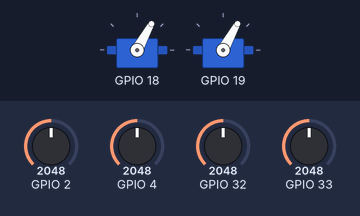
This sketch was run on a simulated ESP32. Parts: 2 × servo. Wiring (inferred from the names in the program): BH1750 light sensor at I2C address 0x23. The inputs (shaded band) are chosen by the test bench; at power-on: GPIO 2 = 2048, GPIO 4 = 2048, GPIO 32 = 2048, GPIO 33 = 2048. Servo pulses on a pin are drawn as a servo (544–2400 µs = 0–180°).

Above: at 1.2 s.
1.3 s: GPIO 2 set to 2523
2.8 s: GPIO 2 set to 2613
At 3.05 s:
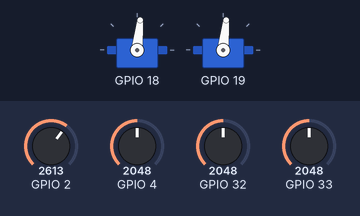
At 4.0 s:
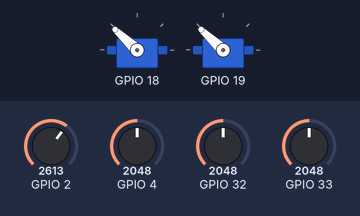
5.8 s: GPIO 4 set to 3082
7.3 s: GPIO 4 set to 3176
At 9.7 s:
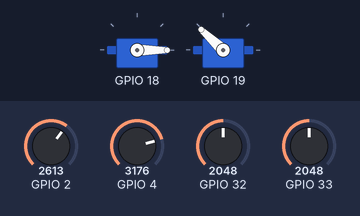
10.3 s: GPIO 2 set to 461
11.8 s: GPIO 2 set to 391
At 14.9 s:
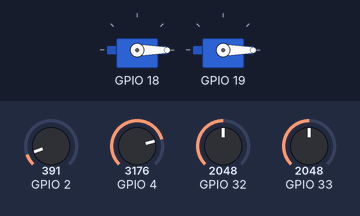
Timing chart, 0 to 15.8 s (numbered marks = the images above; inputs shaded):
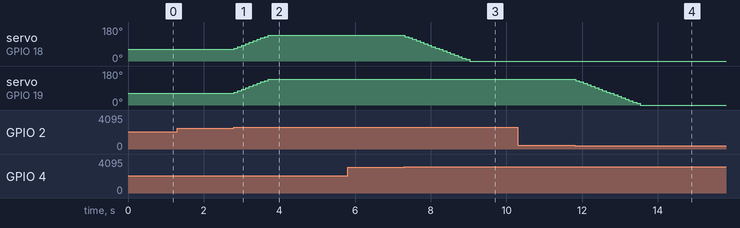

The sketch:

siserZip.ino
```cpp
#include "config.h"
#include <DHT.h>
#include <TinyGPS.h>
#include "siser.h"
#include "components.h"
#include "solarTracker.h"

const unsigned long daymillis = 24 * 3600 * 1000;

HardwareSerial Serial1(2);

TinyGPS gps;
DHT dht(DHTPIN, DHTTYPE);

unsigned long now, lastDebug, lastGps, lastSolarTracker;

solarTracker_t st = {
  { // servo Pin
    18, // Azimut servo pin
    19  // Polar servo pin
  },
  { // servo channels
    1, // Channel for azimut servo
    2  // Channel for polar servo
  },
  { // LDR Pin
   32, // Top-left LDR pin
   33, // Top-Right LDR Pin
   2,  // Down-left LDR pin
   4   // Down-Right LDR Pin
  }
};

siserCompleteDataframe_t sCDt = {
  {'O','P','E','N'},
  sEx,
  {'C','H','A','U'}
};
byte sCDtLen = sizeof(sCDt);

void setup() {
  xbeeSerial.begin(9600);

  //gpsSerial.begin(9600);
  Wire.begin();
  BH1750_Init(BH1750_address);
  pinMode(mq2Pin, INPUT);
  pinMode(rainPin, INPUT);
  dht.begin();

  solarTracker_begin(&st);
  lastSolarTracker = millis();

  lastDebug = millis();
  //readGps();

  lastGps = millis();
}

void loop() {
  now = millis();
  if (now - lastDebug >= 2000){
    readSensors();
    /*char buf[128];
    size_t n = dataframeToString(&(sCDt.s),&buf[0]);
    Serial.write((byte*)buf,n);*/
    lastDebug = now;
  }

  if(xbeeLisening()){
    xbeeSerial.write((byte*)&sCDt,sCDtLen);
  }

  /*now = millis();
  if (now - lastGps >= daymillis){
    readGps();
    lastGps = now;
  }*/

  now = millis();
  if (now - lastSolarTracker >= 100){
    solarTracker_loop(&st);
    lastSolarTracker = now;
  }
}

void readSensors() {
#ifndef DEBUG
  // Lectura de nivel de gas
  sCDt.s.gasppm = analogRead(mq2Pin) >> 2;

  // Lectura de nidel de lluvia
  int Nivel_lluvia = analogRead(rainPin) >> 2;
  sCDt.s.rain = map(Nivel_lluvia, 1023, 460, 0, 100);

  // Lectura del DHT22: Temperatura y Humedad
  sCDt.s.dht.t = dht.readTemperature();
  sCDt.s.dht.h = dht.readHumidity();

  // Lectura de lumenes
  if (BH1750_Read(BH1750_address) == 2) {
    sCDt.s.lx = (((uint16_t)(buff[0]) << 8) | buff[1]) * 0.54;
  }
#endif
}

void readGps(){
#ifndef DEBUG
  // Lectura del GPS
  bool newData = false;
  unsigned long chars;
  unsigned short sentences, failed;

  // For one second we parse GPS data and report some key values
  for (unsigned long start = millis(); millis() - start < 1000;) {
    while (gpsSerial.available()) {
      char c = gpsSerial.read();
      // Serial.write(c); // uncomment this line if you want to see the GPS data flowing
      if (gps.encode(c)){ // Did a new valid sentence come in?
        newData = true;
      }
    }
  }

  if (newData){
    unsigned long age;
    gps.f_get_position(&(sCDt.s.gps.la), &(sCDt.s.gps.lo), &age);
  }
#endif
}
```

components.h
```cpp
#include <Arduino.h>
#include <Wire.h>

extern byte buff[2];

// lx
void BH1750_Init(int address);
byte BH1750_Read(int address);

// xbee
boolean xbeeLisening();
```

lx.cpp
```cpp
#include "components.h"

byte buff[2];

void BH1750_Init(int address) {
  Wire.beginTransmission(address);
  Wire.write(0x10); // 1 [lux] aufloesung
  Wire.endTransmission();
}

byte BH1750_Read(int address) {
  byte i = 0;
  Wire.beginTransmission(address);
  Wire.requestFrom(address, 2);
  while (Wire.available()) {
    buff[i] = Wire.read();
    i++;
  }
  Wire.endTransmission();
  return i;
}
```

siser.h
```cpp
#include <inttypes.h>
#include <stdio.h>
#include <stdlib.h>
#include "config.h"

struct myDht_t {
  float t;
  float h;
};

struct myGps_t {
  float la; // latitude
  float lo; // longitude
};

struct siser_t {
  uint8_t id;
  uint8_t rain;    // 0-100%
  uint16_t gasppm; // 0-1000 ppm
  myDht_t dht;
  myGps_t gps;
  float lx;
};

struct siserCompleteDataframe_t {
  char Init[4];
  siser_t s;
  char End[4];
};

int dataframeToString(siser_t *s, char *buf){
  String temp = String(s->dht.t);
  String humi = String(s->dht.h);
  String la = String(s->gps.la);
  String lo = String(s->gps.lo);
  String lx = String(s->lx);
  return sprintf(buf,
    "id: %d\n"
    "rain: %d\n"
    "gasppm: %d\n"
    "dht: {t:%s, h:%s}\n"
    "gps: {la:%s, lo:%s}\n"
    "lx: %s\n\n",
    s->id,
    s->rain,
    s->gasppm,
    temp.c_str(), humi.c_str(),
    la.c_str(), lo.c_str(),
    lx.c_str()
  );
}

siser_t sEx = { // siser Example
  ID, // id a modificar 0 - 255
  15,   // rain
  1000, // gasppm
  {23.5,51}, //dht:t,h
  {-12.0966515,-77.0306064}, // gps:la,lo
  55   // lx
};
```

solarTracker.cpp
```cpp
#include "solarTracker.h"
#include <Arduino.h>

const int lowerThreshold = 1 * 256 / 40;
const int upperThreshold = 4 * 256 / 40;
const int middle = (lowerThreshold + upperThreshold) / 2;

const int tol = 250; // tolerance

void solarTracker_begin(solarTracker_t * st){
  ledcAttachPin(st->servoPin.azimut, st->servoChannel.azimut);
  ledcAttachPin(st->servoPin.polar,  st->servoChannel.polar);

  ledcSetup(st->servoChannel.azimut, 50, 8); // 50Hz PWM, 8-bit resolution
  ledcSetup(st->servoChannel.polar, 50, 8);  // 50Hz PWM, 8-bit resolution

  st->servoVal.azimut = middle;
  st->servoVal.polar  = middle;

  ledcWrite(st->servoChannel.azimut, st->servoVal.azimut);
  ledcWrite(st->servoChannel.polar,  st->servoVal.polar);
}

void solarTracker_loop(solarTracker_t * st) {
  int lt = analogRead(st->ldrPin.lt); // top left
  int rt = analogRead(st->ldrPin.rt); // top right
  int ld = analogRead(st->ldrPin.ld); // down left
  int rd = analogRead(st->ldrPin.rd); // down right

  int avt = (lt + rt) / 2; // average value top
  int avd = (ld + rd) / 2; // average value down
  int avl = (lt + ld) / 2; // average value left
  int avr = (rt + rd) / 2; // average value right

  if (avl > avr + tol && st->servoVal.azimut < upperThreshold){
    st->servoVal.azimut++;
  } else if (avl + tol < avr && st->servoVal.azimut > lowerThreshold) {
    st->servoVal.azimut--;
  }
  ledcWrite(st->servoChannel.azimut, st->servoVal.azimut);

  if (avt > avd + tol && st->servoVal.polar > lowerThreshold){
    st->servoVal.polar--;
  } else if (avt + tol < avd && st->servoVal.polar < upperThreshold){
    st->servoVal.polar++;
  }
  ledcWrite(st->servoChannel.polar, st->servoVal.polar);
}
```

solarTracker.h
```cpp
/*
A solar tracker based on SG90 servo and ESP32
*/

struct solarTracker_servos_t {
  int azimut; // XY plane
  int polar;  // respect Z axis
};

struct solarTracker_ldr_t {
  int lt; // left-top
  int rt; // right-top
  int ld; // left-down
  int rd; // right-down
};

struct solarTracker_t {
  // setting values
  solarTracker_servos_t servoPin;
  solarTracker_servos_t servoChannel;
  solarTracker_ldr_t ldrPin;

  // variable to set in loop
  solarTracker_servos_t servoVal;
};

void solarTracker_begin(solarTracker_t * st);
void solarTracker_loop(solarTracker_t * st);
```

xbeeDataframe.cpp
```cpp
#include "config.h"

byte xbeeInit[3] = XBEE_INIT;
byte xbeeInitLen = XBEE_INIT_LEN;

boolean xbeeLisening() {
  byte counter = 0;
  while(xbeeSerial.available()){
    byte data = xbeeSerial.read();
    if(counter == xbeeInitLen && data == ID){
      return true;
    } else if(data == xbeeInit[counter]) {
      counter++;
    }
  }
  return false;
}
```

config.h
```cpp
/* Sensors pinout configurations */
#include <Arduino.h>

// Debug
#define DEBUG

// Device id:
//    type: byte or uint8_t
//    from 0 to 255
// 0 id is reserved for raspberry
// 7 is reserved for demo in office
// Use from 1 to 6
#define ID 7

// xbeeSerial
#define xbeeSerial Serial
#define XBEE_INIT {'R','E','Q'}
#define XBEE_INIT_LEN 3

// MQ2 sensor
#define mq2Pin  A15 // GPIO12, ADC15

// Rain sensor
#define rainPin A13 // GPIO15, ADC13

// DHT sensor
#define DHTPIN 13
#define DHTTYPE DHT22

// GPS
#define gpsSerial Serial2

// Lx sensor
#define BH1750_address 0x23
```

Measured:
- the behaviour switches between 2549 and 2550 on GPIO 2 (found by bisection; images 0 and 1)
- the behaviour switches between 3113 and 3114 on GPIO 4 (found by bisection; images 2 and 3)
- the behaviour switches between 420 and 419 on GPIO 2 (found by bisection; images 3 and 4)
- after the input at 1.3 s, every drawn part: stays the same
- after the input at 2.8 s, servo on GPIO 18, servo on GPIO 19: moves from 61° to 137° over 0.91 s, starting at once
- after the input at 5.8 s, every drawn part: stays the same
- after the input at 7.3 s, servo on GPIO 18: moves from 137° to 0° over 1.7 s, starting at once
- after the input at 10.3 s, every drawn part: stays the same
- after the input at 11.8 s, servo on GPIO 19: moves from 137° to 0° over 1.7 s, starting at once
